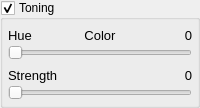
            <widget class="QGroupBox" name="groupBoxToning">
             <property name="title">
              <string>Toning</string>
             </property>
             <property name="checkable">
              <bool>true</bool>
             </property>
             <layout class="QGridLayout" name="gridLayout_43">
              <property name="leftMargin">
               <number>5</number>
              </property>
              <property name="topMargin">
               <number>5</number>
              </property>
              <property name="rightMargin">
               <number>5</number>
              </property>
              <property name="bottomMargin">
               <number>5</number>
              </property>
              <item row="0" column="0">
               <widget class="QFrame" name="frameToning">
                <layout class="QVBoxLayout" name="verticalLayout_10">
                 <property name="spacing">
                  <number>5</number>
                 </property>
                 <property name="leftMargin">
                  <number>0</number>
                 </property>
                 <property name="topMargin">
                  <number>0</number>
                 </property>
                 <property name="rightMargin">
                  <number>0</number>
                 </property>
                 <property name="bottomMargin">
                  <number>0</number>
                 </property>
                 <item>
                  <layout class="QGridLayout" name="gridLayout_44">
                   <property name="spacing">
                    <number>0</number>
                   </property>
                   <item row="0" column="2">
                    <widget class="QLabel" name="label_ToningColor">
                     <property name="font">
                      <font>
                       <pointsize>10</pointsize>
                      </font>
                     </property>
                     <property name="text">
                      <string>Color</string>
                     </property>
                     <property name="scaledContents">
                      <bool>false</bool>
                     </property>
                     <property name="alignment">
                      <set>Qt::AlignmentFlag::AlignCenter</set>
                     </property>
                    </widget>
                   </item>
                   <item row="0" column="4">
                    <widget class="DoubleClickLabel" name="label_ToneVal">
                     <property name="font">
                      <font>
                       <pointsize>10</pointsize>
                      </font>
                     </property>
                     <property name="contextMenuPolicy">
                      <enum>Qt::ContextMenuPolicy::CustomContextMenu</enum>
                     </property>
                     <property name="layoutDirection">
                      <enum>Qt::LayoutDirection::RightToLeft</enum>
                     </property>
                     <property name="text">
                      <string>0</string>
                     </property>
                     <property name="alignment">
                      <set>Qt::AlignmentFlag::AlignRight|Qt::AlignmentFlag::AlignTrailing|Qt::AlignmentFlag::AlignVCenter</set>
                     </property>
                    </widget>
                   </item>
                   <item row="1" column="0" colspan="5">
                    <widget class="NoScrollSlider" name="horizontalSliderTone">
                     <property name="sizePolicy">
                      <sizepolicy hsizetype="Expanding" vsizetype="Fixed">
                       <horstretch>0</horstretch>
                       <verstretch>0</verstretch>
                      </sizepolicy>
                     </property>
                     <property name="minimumSize">
                      <size>
                       <width>0</width>
                       <height>0</height>
                      </size>
                     </property>
                     <property name="maximumSize">
                      <size>
                       <width>16777215</width>
                       <height>16777215</height>
                      </size>
                     </property>
                     <property name="minimum">
                      <number>0</number>
                     </property>
                     <property name="maximum">
                      <number>255</number>
                     </property>
                     <property name="value">
                      <number>0</number>
                     </property>
                     <property name="orientation">
                      <enum>Qt::Orientation::Horizontal</enum>
                     </property>
                    </widget>
                   </item>
                   <item row="0" column="3">
                    <spacer name="horizontalSpacer_36">
                     <property name="orientation">
                      <enum>Qt::Orientation::Horizontal</enum>
                     </property>
                     <property name="sizeType">
                      <enum>QSizePolicy::Policy::Maximum</enum>
                     </property>
                     <property name="sizeHint" stdset="0">
                      <size>
                       <width>40</width>
                       <height>20</height>
                      </size>
                     </property>
                    </spacer>
                   </item>
                   <item row="0" column="0">
                    <widget class="QLabel" name="label_ToneText">
                     <property name="font">
                      <font>
                       <pointsize>10</pointsize>
                      </font>
                     </property>
                     <property name="text">
                      <string>Hue</string>
                     </property>
                    </widget>
                   </item>
                   <item row="0" column="1">
                    <spacer name="horizontalSpacer_38">
                     <property name="orientation">
                      <enum>Qt::Orientation::Horizontal</enum>
                     </property>
                     <property name="sizeType">
                      <enum>QSizePolicy::Policy::Maximum</enum>
                     </property>
                     <property name="sizeHint" stdset="0">
                      <size>
                       <width>40</width>
                       <height>20</height>
                      </size>
                     </property>
                    </spacer>
                   </item>
                  </layout>
                 </item>
                 <item>
                  <layout class="QGridLayout" name="gridLayout_45">
                   <property name="spacing">
                    <number>0</number>
                   </property>
                   <item row="0" column="0">
                    <widget class="QLabel" name="label_ToningStrengthText">
                     <property name="font">
                      <font>
                       <pointsize>10</pointsize>
                      </font>
                     </property>
                     <property name="text">
                      <string>Strength</string>
                     </property>
                    </widget>
                   </item>
                   <item row="0" column="1">
                    <spacer name="horizontalSpacer_37">
                     <property name="orientation">
                      <enum>Qt::Orientation::Horizontal</enum>
                     </property>
                     <property name="sizeType">
                      <enum>QSizePolicy::Policy::Maximum</enum>
                     </property>
                     <property name="sizeHint" stdset="0">
                      <size>
                       <width>40</width>
                       <height>20</height>
                      </size>
                     </property>
                    </spacer>
                   </item>
                   <item row="0" column="2">
                    <widget class="DoubleClickLabel" name="label_ToningStrengthVal">
                     <property name="font">
                      <font>
                       <pointsize>10</pointsize>
                      </font>
                     </property>
                     <property name="contextMenuPolicy">
                      <enum>Qt::ContextMenuPolicy::CustomContextMenu</enum>
                     </property>
                     <property name="layoutDirection">
                      <enum>Qt::LayoutDirection::RightToLeft</enum>
                     </property>
                     <property name="text">
                      <string>0</string>
                     </property>
                     <property name="alignment">
                      <set>Qt::AlignmentFlag::AlignRight|Qt::AlignmentFlag::AlignTrailing|Qt::AlignmentFlag::AlignVCenter</set>
                     </property>
                    </widget>
                   </item>
                   <item row="1" column="0" colspan="3">
                    <widget class="NoScrollSlider" name="horizontalSliderToningStrength">
                     <property name="sizePolicy">
                      <sizepolicy hsizetype="Expanding" vsizetype="Fixed">
                       <horstretch>0</horstretch>
                       <verstretch>0</verstretch>
                      </sizepolicy>
                     </property>
                     <property name="minimumSize">
                      <size>
                       <width>0</width>
                       <height>0</height>
                      </size>
                     </property>
                     <property name="maximumSize">
                      <size>
                       <width>16777215</width>
                       <height>16777215</height>
                      </size>
                     </property>
                     <property name="minimum">
                      <number>0</number>
                     </property>
                     <property name="maximum">
                      <number>100</number>
                     </property>
                     <property name="value">
                      <number>0</number>
                     </property>
                     <property name="orientation">
                      <enum>Qt::Orientation::Horizontal</enum>
                     </property>
                    </widget>
                   </item>
                  </layout>
                 </item>
                </layout>
               </widget>
              </item>
             </layout>
            </widget>
